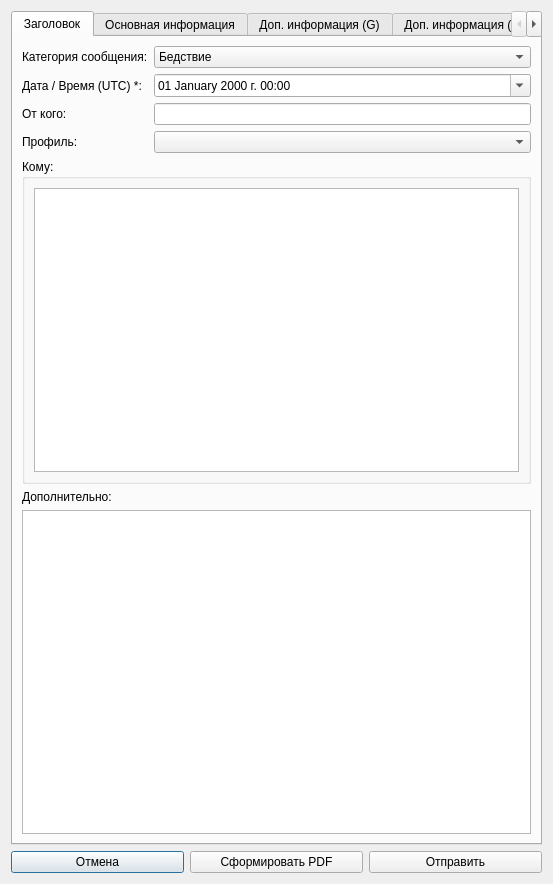
<?xml version="1.0" encoding="UTF-8"?>
<ui version="4.0">
 <class>SitrepSendForm</class>
 <widget class="QDialog" name="SitrepSendForm">
  <property name="windowTitle"><string>Отправка SITREP</string></property>
  <layout class="QVBoxLayout" name="mainLayout">
   <item>
    <widget class="QTabWidget" name="tabWidget">
     <widget class="QWidget" name="tabHeader">
      <attribute name="title"><string>Заголовок</string></attribute>
      <layout class="QFormLayout" name="layoutHeader">
       <item row="0" column="0"><widget class="QLabel" name="labelCategory"><property name="text"><string>Категория сообщения:</string></property></widget></item>
       <item row="0" column="1">
        <widget class="QComboBox" name="comboCategory">
         <item>
          <property name="text"><string>Бедствие</string></property>
         </item>
         <item>
          <property name="text"><string>Тренировка</string></property>
         </item>
        </widget>
       </item>
       <item row="1" column="0"><widget class="QLabel" name="labelDateTime"><property name="text"><string>Дата / Время (UTC) *:</string></property></widget></item>
       <item row="1" column="1"><widget class="QDateTimeEdit" name="dateTimeUtc"><property name="displayFormat"><string>dd MMMM yyyy г. HH:mm</string></property><property name="calendarPopup"><bool>true</bool></property></widget></item>
       <item row="2" column="0"><widget class="QLabel" name="labelFrom"><property name="text"><string>От кого:</string></property></widget></item>
       <item row="2" column="1"><widget class="QLineEdit" name="editFrom"/></item>
       <item row="3" column="0"><widget class="QLabel" name="labelProfile"><property name="text"><string>Профиль:</string></property></widget></item>
       <item row="3" column="1"><widget class="QComboBox" name="comboProfile"/></item>
       <item row="4" column="0" colspan="2"><widget class="QGroupBox" name="boxRecipients"><property name="title"><string>Кому:</string></property><layout class="QVBoxLayout" name="layoutRecipients"><item><widget class="QListWidget" name="listRecipients"/></item></layout></widget></item>
       <item row="5" column="0" colspan="2"><widget class="QLabel" name="labelNotes"><property name="text"><string>Дополнительно:</string></property></widget></item>
       <item row="6" column="0" colspan="2"><widget class="QTextEdit" name="textNotes"/></item>
      </layout>
     </widget>
     <widget class="QWidget" name="tabMainInfo">
      <attribute name="title"><string>Основная информация</string></attribute>
      <layout class="QFormLayout" name="layoutMain">
       <item row="0" column="0"><widget class="QLabel" name="labelObject"><property name="text"><string>Объект АС / ЧС:</string></property></widget></item>
       <item row="0" column="1"><widget class="QLineEdit" name="editObject"/></item>
       <item row="0" column="2"><widget class="QLabel" name="labelCallsign"><property name="text"><string>Позывной:</string></property></widget></item>
       <item row="0" column="3"><widget class="QLineEdit" name="editCallsign"/></item>
       <item row="1" column="0"><widget class="QLabel" name="labelLocation"><property name="text"><string>Местоположение / Район аварии:</string></property></widget></item>
       <item row="1" column="1" colspan="3"><widget class="QLineEdit" name="editLocation"/></item>
       <item row="2" column="0"><widget class="QLabel" name="labelCoords"><property name="text"><string>Координаты *:</string></property></widget></item>
       <item row="2" column="1"><widget class="QDoubleSpinBox" name="spinLat"><property name="suffix"><string> °</string></property><property name="decimals"><number>6</number></property></widget></item>
         <item row="2" column="2">
          <widget class="QComboBox" name="comboLatDir">
           <item>
            <property name="text"><string>С.Ш.</string></property>
           </item>
           <item>
            <property name="text"><string>Ю.Ш.</string></property>
           </item>
          </widget>
         </item>
       <item row="2" column="3"><widget class="QDoubleSpinBox" name="spinLon"><property name="suffix"><string> °</string></property><property name="decimals"><number>6</number></property></widget></item>
         <item row="2" column="4">
          <widget class="QComboBox" name="comboLonDir">
           <item>
            <property name="text"><string>В.Д.</string></property>
           </item>
           <item>
            <property name="text"><string>З.Д.</string></property>
           </item>
          </widget>
         </item>
       <item row="3" column="0"><widget class="QLabel" name="labelSituation"><property name="text"><string>Ситуация:</string></property></widget></item>
       <item row="3" column="1" colspan="4"><widget class="QTextEdit" name="textSituation"/></item>
       <item row="4" column="0"><widget class="QLabel" name="labelSourceInfo"><property name="text"><string>Источник информации:</string></property></widget></item>
       <item row="4" column="1" colspan="4"><widget class="QLineEdit" name="editSourceInfo"/></item>
       <item row="5" column="0"><widget class="QLabel" name="labelEventTime"><property name="text"><string>Время происшествия UTC:</string></property></widget></item>
       <item row="5" column="1" colspan="2"><widget class="QDateTimeEdit" name="dateEventTime"><property name="displayFormat"><string>dd MMMM yyyy г. HH:mm</string></property><property name="calendarPopup"><bool>true</bool></property></widget></item>
       <item row="6" column="0"><widget class="QLabel" name="labelPersons"><property name="text"><string>Число лиц в опасности:</string></property></widget></item>
       <item row="6" column="1"><widget class="QSpinBox" name="spinPersons"/></item>
       <item row="7" column="0"><widget class="QLabel" name="labelAssistance"><property name="text"><string>Требуемая помощь:</string></property></widget></item>
       <item row="7" column="1" colspan="4"><widget class="QTextEdit" name="textAssistance"/></item>
      </layout>
     </widget>
     <widget class="QWidget" name="tabAdditionalG">
      <attribute name="title"><string>Доп. информация (G)</string></attribute>
      <layout class="QGridLayout" name="layoutG">
       <item row="0" column="0"><widget class="QLabel" name="labelDim"><property name="text"><string>Размерение (Д×Ш×Осадка):</string></property></widget></item>
       <item row="0" column="1"><widget class="QLineEdit" name="editDim"/></item>
       <item row="1" column="0"><widget class="QLabel" name="labelMMSI"><property name="text"><string>MMSI:</string></property></widget></item>
       <item row="1" column="1"><widget class="QLineEdit" name="editMMSI"/></item>
       <!-- Другие поля G: IMO, цвет корпуса, запасы топлива, груз, контакты (владелец/оператор: ФИО, телефон, адрес) -->
       <item row="2" column="0"><widget class="QLabel" name="labelIMO"><property name="text"><string>IMO:</string></property></widget></item>
       <item row="2" column="1"><widget class="QLineEdit" name="editIMO"/></item>
       <item row="3" column="0"><widget class="QLabel" name="labelHullColor"><property name="text"><string>Цвет корпуса:</string></property></widget></item>
       <item row="3" column="1"><widget class="QComboBox" name="comboHullColor"/></item>
       <item row="4" column="0"><widget class="QLabel" name="labelFuel"><property name="text"><string>Запасы топлива:</string></property></widget></item>
       <item row="4" column="1"><widget class="QLineEdit" name="editFuel"/></item>
       <item row="5" column="0"><widget class="QLabel" name="labelCargo"><property name="text"><string>Груз:</string></property></widget></item>
       <item row="5" column="1"><widget class="QTextEdit" name="textCargo"/></item>
       <item row="6" column="0"><widget class="QLabel" name="labelOwnerName"><property name="text"><string>Владелец: ФИО</string></property></widget></item>
       <item row="6" column="1"><widget class="QLineEdit" name="editOwnerName"/></item>
       <item row="7" column="0"><widget class="QLabel" name="labelOwnerPhone"><property name="text"><string>Телефон</string></property></widget></item>
       <item row="7" column="1"><widget class="QLineEdit" name="editOwnerPhone"/></item>
       <item row="8" column="0"><widget class="QLabel" name="labelOwnerAddress"><property name="text"><string>Адрес</string></property></widget></item>
       <item row="8" column="1"><widget class="QLineEdit" name="editOwnerAddress"/></item>
      </layout>
     </widget>
     <widget class="QWidget" name="tabAdditionalHJ">
      <attribute name="title"><string>Доп. информация (H, J)</string></attribute>
      <layout class="QGridLayout" name="layoutHJ">
       <item row="0" column="0" colspan="4"><widget class="QGroupBox" name="boxWeather"><property name="title"><string>Погода на месте</string></property><layout class="QGridLayout" name="gridWeather">
        <item row="0" column="0"><widget class="QLabel" name="labelWindDir"><property name="text"><string>Ветер: Направление (градусы)</string></property></widget></item>
        <item row="0" column="1"><widget class="QSpinBox" name="spinWindDir"><property name="maximum"><number>360</number></property></widget></item>
        <item row="0" column="2"><widget class="QLabel" name="labelWindSpeed"><property name="text"><string>Скорость (м/с)</string></property></widget></item>
        <item row="0" column="3"><widget class="QDoubleSpinBox" name="spinWindSpeed"/></item>
        <item row="1" column="0"><widget class="QLabel" name="labelWaveHeight"><property name="text"><string>Волна: Высота (м)</string></property></widget></item>
        <item row="1" column="1"><widget class="QDoubleSpinBox" name="spinWaveHeight"/></item>
        <item row="1" column="2"><widget class="QLabel" name="labelWaveDir"><property name="text"><string>Направление (градусы)</string></property></widget></item>
        <item row="1" column="3"><widget class="QSpinBox" name="spinWaveDir"><property name="maximum"><number>360</number></property></widget></item>
        <item row="2" column="0"><widget class="QLabel" name="labelVisibility"><property name="text"><string>Видимость (км)</string></property></widget></item>
        <item row="2" column="1"><widget class="QDoubleSpinBox" name="spinVisibility"/></item>
        <item row="3" column="0"><widget class="QLabel" name="labelAirTemp"><property name="text"><string>Температура воздуха (°C)</string></property></widget></item>
        <item row="3" column="1"><widget class="QDoubleSpinBox" name="spinAirTemp"/></item>
        <item row="4" column="0"><widget class="QLabel" name="labelWaterTemp"><property name="text"><string>Температура воды (°C)</string></property></widget></item>
        <item row="4" column="1"><widget class="QDoubleSpinBox" name="spinWaterTemp"/></item>
        <item row="5" column="0"><widget class="QLabel" name="labelWeatherSource"><property name="text"><string>Источник погоды</string></property></widget></item>
        <item row="5" column="1" colspan="3"><widget class="QLineEdit" name="editWeatherSource"/></item>
       </layout></widget></item>
       <item row="6" column="0"><widget class="QLabel" name="labelActionsJ"><property name="text"><string>Начальные предпринимаемые действия (J):</string></property></widget></item>
       <item row="6" column="1" colspan="3"><widget class="QTextEdit" name="textActionsJ"/></item>
      </layout>
     </widget>
     <widget class="QWidget" name="tabAdditionalKLMN">
      <attribute name="title"><string>Доп. информация (K, L, M, N)</string></attribute>
      <layout class="QGridLayout" name="layoutKLMN">
       <item row="0" column="0"><widget class="QLabel" name="labelK"><property name="text"><string>Район поиска (K):</string></property></widget></item>
       <item row="0" column="1"><widget class="QTextEdit" name="textK"/></item>
       <item row="1" column="0"><widget class="QLabel" name="labelL"><property name="text"><string>Инструкции по координации действий (L):</string></property></widget></item>
       <item row="1" column="1"><widget class="QTextEdit" name="textL"/></item>
       <item row="2" column="0"><widget class="QLabel" name="labelM"><property name="text"><string>Планы на будущее (M):</string></property></widget></item>
       <item row="2" column="1"><widget class="QTextEdit" name="textM"/></item>
       <item row="3" column="0"><widget class="QLabel" name="labelN"><property name="text"><string>Дополнительная информация (N):</string></property></widget></item>
       <item row="3" column="1"><widget class="QTextEdit" name="textN"/></item>
      </layout>
     </widget>
    </widget>
   </item>
   <item>
    <layout class="QHBoxLayout" name="buttonsLayout">
     <item><widget class="QPushButton" name="buttonCancel"><property name="text"><string>Отмена</string></property></widget></item>
     <item><widget class="QPushButton" name="buttonToPdf"><property name="text"><string>Сформировать PDF</string></property></widget></item>
     <item><widget class="QPushButton" name="buttonSend"><property name="text"><string>Отправить</string></property></widget></item>
    </layout>
   </item>
  </layout>
 </widget>
 <resources/>
 <connections/>
</ui>
